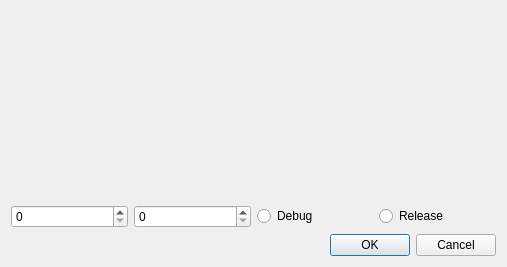
<?xml version="1.0" encoding="UTF-8"?>
<ui version="4.0">
 <class>RunConfirmD</class>
 <widget class="QDialog" name="RunConfirmD">
  <property name="geometry">
   <rect>
    <x>0</x>
    <y>0</y>
    <width>507</width>
    <height>267</height>
   </rect>
  </property>
  <property name="windowTitle">
   <string>Test Options</string>
  </property>
  <layout class="QVBoxLayout" name="verticalLayout">
   <item>
    <widget class="WebViewerX" name="view" native="true"/>
   </item>
   <item>
    <layout class="QHBoxLayout" name="horizontalLayout_8">
     <item>
      <widget class="QSpinBox" name="cpuBox"/>
     </item>
     <item>
      <widget class="QSpinBox" name="memBox"/>
     </item>
     <item>
      <widget class="QRadioButton" name="radioButton">
       <property name="text">
        <string>Debug</string>
       </property>
      </widget>
     </item>
     <item>
      <widget class="QRadioButton" name="radioButton_2">
       <property name="text">
        <string>Release</string>
       </property>
      </widget>
     </item>
    </layout>
   </item>
   <item>
    <widget class="QDialogButtonBox" name="buttonBox">
     <property name="orientation">
      <enum>Qt::Horizontal</enum>
     </property>
     <property name="standardButtons">
      <set>QDialogButtonBox::Cancel|QDialogButtonBox::Ok</set>
     </property>
    </widget>
   </item>
  </layout>
 </widget>
 <customwidgets>
  <customwidget>
   <class>WebViewerX</class>
   <extends>QWidget</extends>
   <header location="global">cchelper.webviewer</header>
   <container>1</container>
  </customwidget>
 </customwidgets>
 <resources/>
 <connections>
  <connection>
   <sender>buttonBox</sender>
   <signal>accepted()</signal>
   <receiver>RunConfirmD</receiver>
   <slot>accept()</slot>
   <hints>
    <hint type="sourcelabel">
     <x>248</x>
     <y>254</y>
    </hint>
    <hint type="destinationlabel">
     <x>157</x>
     <y>274</y>
    </hint>
   </hints>
  </connection>
  <connection>
   <sender>buttonBox</sender>
   <signal>rejected()</signal>
   <receiver>RunConfirmD</receiver>
   <slot>reject()</slot>
   <hints>
    <hint type="sourcelabel">
     <x>316</x>
     <y>260</y>
    </hint>
    <hint type="destinationlabel">
     <x>286</x>
     <y>274</y>
    </hint>
   </hints>
  </connection>
 </connections>
</ui>
